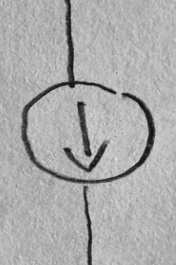
#> input picture component_dataset/current_source0.jpg, 176 x 265 px; its folder holds 4 pictures in this run
$ python component_classification.py
#> lines starting #> are read from the running program, lines starting #| are printed output that depends on the picture; after the words box and inside, x2 and y2 are one past the last pixel; in counts of white or black regions, pixels touching at a corner belong together
### parse_dataset.py
import cv2
import sys
import os
import re
import numpy as np
import random as rng

def get_dataset(orb, bil_params, t_lower, t_upper):
#> called with bil_params = (5, 200, 200), t_lower = 200, t_upper = 400
    dataset_dir = "component_dataset"
    dataset = []
    dataset_size = 0
    dataset_bytes = 0
    num_descriptors = 0
    for filename in os.scandir(dataset_dir):
        if not filename.is_file():
            continue
        dataset_img = cv2.imread(f"{dataset_dir}/{filename.name}", cv2.IMREAD_GRAYSCALE)
#> dataset_img is the input picture: shape (265, 176); min 13, max 226, mean 171.8
        bil = dataset_img.copy()
        # cv2.imshow('original', bil)
        # cv2.waitKey(0)

        bil = cv2.medianBlur(bil, 3)
        # cv2.imshow('median blurred', bil)
        # cv2.waitKey(0)

        bil = cv2.fastNlMeansDenoising(bil, None, 30, 11, 21)
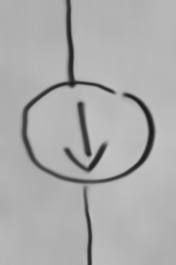
#> bil: shape (265, 176); min 27, max 196, mean 172.1
        # cv2.imshow('denoise', bil)
        # cv2.waitKey(0)

        bil = cv2.adaptiveThreshold(bil, 255, cv2.ADAPTIVE_THRESH_GAUSSIAN_C,
                                            cv2.THRESH_BINARY, 191, 5)
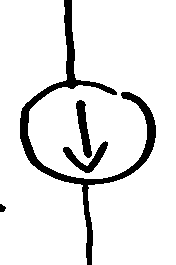
#> bil: shape (265, 176); 90.4% white; 4 black regions, box (x1, y1, x2, y2) and area: (20, 0, 156, 265) 3510, (76, 100, 92, 158) 463, (63, 141, 108, 173) 455, (0, 204, 6, 212) 36
        # cv2.imshow('adapt thresh', bil)
        # cv2.waitKey(0)

        bil = cv2.medianBlur(bil, 3)
#> bil: shape (265, 176); 90.4% white; 4 black regions, box (x1, y1, x2, y2) and area: (20, 0, 156, 265) 3512, (76, 100, 92, 158) 462, (63, 142, 108, 173) 453, (0, 204, 6, 212) 36
        # [10 lines of commented-out code are left out]

        dataset_edge = cv2.Canny(bil, t_lower, t_upper)
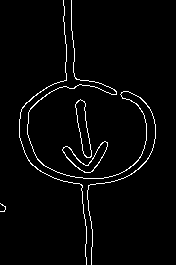
#> dataset_edge: shape (265, 176); 2.9% white in thin lines or dots, all inside (x1, y1, x2, y2) = (0, 0, 156, 265)
        # cv2.imshow(f"dataset img: {filename.name}", dataset_edge)
        # cv2.waitKey(0)
        # cv2.destroyAllWindows()
        dataset_keypoints, dataset_descriptors = orb.detectAndCompute(dataset_edge, None)
#> dataset_keypoints = 352 keypoints; strongest (x, y, size): (88, 154, 31), (86, 157, 37.2), (92, 159, 31), (91, 156, 37.2)
        # if not dataset_keypoints:
        #     continue
        # print(f"Dataset image {filename.name} descriptors len: {len(dataset_descriptors)}, size in bytes: {sys.getsizeof(dataset_descriptors)}")
        dataset.append((filename.name[:re.search(r'\d', filename.name).start()], dataset_edge, dataset_keypoints, dataset_descriptors))
        dataset_size += 1
        dataset_bytes += sys.getsizeof(dataset_descriptors)
#> dataset_bytes = 11392
        num_descriptors += len(dataset_descriptors)
#> num_descriptors = 352

    # print(f"Dataset number of components: {dataset_size};  avg number of descriptors: {num_descriptors // dataset_size}; avg number of bytes per component: {dataset_bytes // dataset_size}; total bytes: {dataset_bytes}")
    return dataset

### component_classification.py
import cv2
import re
import sys
import numpy as np

from parse_dataset import get_dataset

def get_component_classifications(orb, bil_params, t_lower, t_upper, img, dataset):

#> (the run stopped early here; a loop or call above may not have finished)
